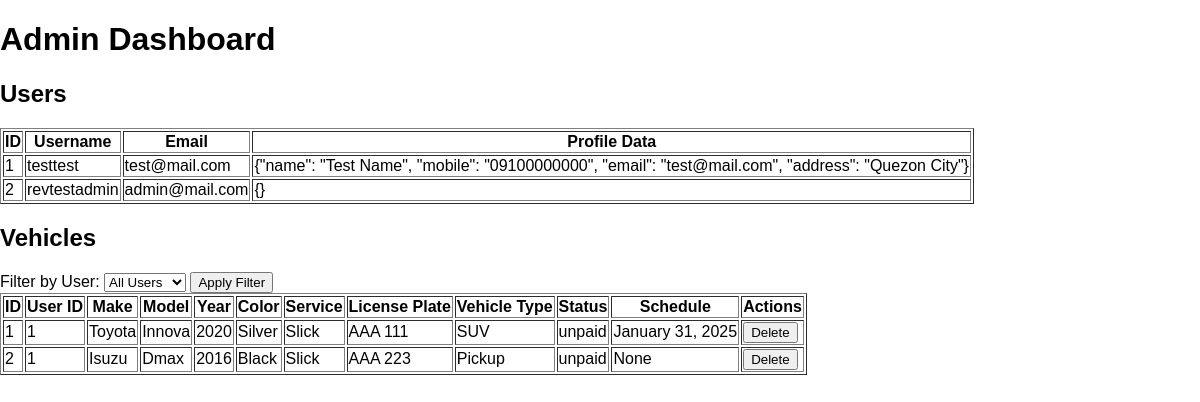
The app's page /admin (signed in) with its own data.
### app.py (models this page shows)
class User(db.Model, UserMixin):
    id = db.Column(db.Integer, primary_key=True)
    username = db.Column(db.String(150), nullable=False, unique=True)
    email = db.Column(db.String(150), nullable=False, unique=True)
    password = db.Column(db.String(150), nullable=False)
    profile_data = db.Column(db.String(500), default="{}")  # Store additional profile info as JSON

class Vehicle(db.Model):
    id = db.Column(db.Integer, primary_key=True)
    user_id = db.Column(db.Integer, db.ForeignKey('user.id'), nullable=False)
    make = db.Column(db.String(100), nullable=False)
    model = db.Column(db.String(100), nullable=False)
    year = db.Column(db.Integer, nullable=False)
    color = db.Column(db.String(50), nullable=False)
    service = db.Column(db.String(200))
    license_plate = db.Column(db.String(20), nullable=False, unique=True)
    vehicle_type = db.Column(db.String(50), nullable=False)
    status = db.Column(db.String(20), nullable=False, default="unpaid")
    schedule = db.Column(db.String(100), nullable=True)

### app.py (the view, shortened to what this page needs)
@app.route('/admin', methods=['GET', 'POST'])
@login_required
def admin():
    if current_user.username != 'revtestadmin':  # Replace 'admin' with your admin username
        flash("Access denied!", "danger")
        return redirect(url_for('landing'))
    users = User.query.all()
    vehicles = Vehicle.query.all()
    return render_template('admin.html', users=users, vehicles=vehicles)

### app.py (called while the page is built)
@login_manager.user_loader
def load_user(user_id):
    return User.query.get(int(user_id))

### templates/admin.html (shortened to what this page needs)
<!DOCTYPE html>
<html lang="en">
<head>
    <link rel="stylesheet" href="{{ url_for('static', filename='styles.css') }}">
</head>
<body>
    <h1>Admin Dashboard</h1>
    <div>
        <h2>Users</h2>
        <table border="1">
            <tr>
                <th>ID</th>
                <th>Username</th>
                <th>Email</th>
                <th>Profile Data</th>
            </tr>
            {% for user in users %}
            <tr>
                <td>{{ user.id }}</td>
                <td>{{ user.username }}</td>
                <td>{{ user.email }}</td>
                <td>{{ user.profile_data }}</td>
            </tr>
            {% endfor %}
        </table>
    </div>
    <div>
        <h2>Vehicles</h2>
        <div>
            <label for="user-filter">Filter by User:</label>
            <select id="user-filter">
                <option value="all">All Users</option>
            </select>
            <button id="filter-button">Apply Filter</button>
        </div>
        <table border="1" id="vehicles-table">
            <tr>
                <th>ID</th>
                <th>User ID</th>
                <th>Make</th>
                <th>Model</th>
                <th>Year</th>
                <th>Color</th>
                <th>Service</th>
                <th>License Plate</th>
                <th>Vehicle Type</th>
                <th>Status</th>
                <th>Schedule</th>
                <th>Actions</th>
            </tr>
            {% for vehicle in vehicles %}
            <tr data-user-id="{{ vehicle.user_id }}">
                <td>{{ vehicle.id }}</td>
                <td>{{ vehicle.user_id }}</td>
                <td contenteditable="true" class="editable" data-id="{{ vehicle.id }}" data-field="make">{{ vehicle.make }}</td>
                <td contenteditable="true" class="editable" data-id="{{ vehicle.id }}" data-field="model">{{ vehicle.model }}</td>
                <td contenteditable="true" class="editable" data-id="{{ vehicle.id }}" data-field="year">{{ vehicle.year }}</td>
                <td contenteditable="true" class="editable" data-id="{{ vehicle.id }}" data-field="color">{{ vehicle.color }}</td>
                <td contenteditable="true" class="editable" data-id="{{ vehicle.id }}" data-field="service">{{ vehicle.service }}</td>
                <td contenteditable="true" class="editable" data-id="{{ vehicle.id }}" data-field="license_plate">{{ vehicle.license_plate }}</td>
                <td contenteditable="true" class="editable" data-id="{{ vehicle.id }}" data-field="vehicle_type">{{ vehicle.vehicle_type }}</td>
                <td contenteditable="true" class="editable" data-id="{{ vehicle.id }}" data-field="status">{{ vehicle.status }}</td>
                <td contenteditable="true" class="editable" data-id="{{ vehicle.id }}" data-field="schedule">{{ vehicle.schedule }}</td>
                <td>
                    <button class="btn-delete" data-id="{{ vehicle.id }}">Delete</button>
                </td>
            </tr>
            {% endfor %}
        </table>
    </div>
</body>
</html>

### static/styles.css (style rules this page uses)
body, html { margin: 0; padding: 0; width: 100%; height: 100%; font-family: Arial, sans-serif; }

### records on screen
User: id "1", username "testtest", email "test@mail.com", profile_data "{\"name\": \"Test Name\", \"mobile\": \"09100000000\", \"email\": \"test@mail.com\", \"address\": \"Quezon City\"}"
User: id "2", username "revtestadmin", email "admin@mail.com", profile_data "{}"
Vehicle: id "1", user_id "1", make "Toyota", model "Innova", year "2020", color "Silver", service "Slick", license_plate "AAA 111", vehicle_type "SUV", status "unpaid", schedule "January 31, 2025"
Vehicle: id "2", user_id "1", make "Isuzu", model "Dmax", year "2016", color "Black", service "Slick", license_plate "AAA 223", vehicle_type "Pickup", status "unpaid", schedule "None"
